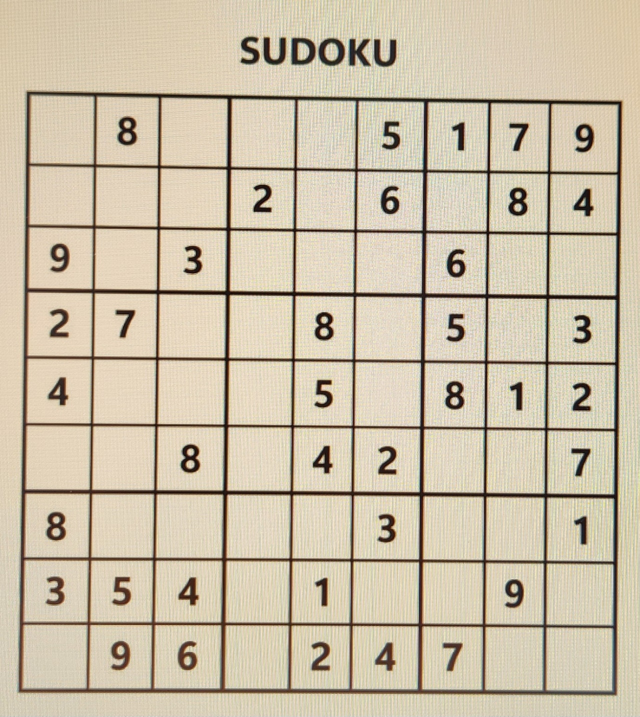
#> input picture Method Image Matching/dummy_input/PH_LINK1.jpg, 1279 x 1433 px (shown at 1/2 size)
$ jupyter execute SUDOKU_SIFT_GRAYSCALE.ipynb
#> lines starting #> are read from the running program, lines starting #| are printed output that depends on the picture; after the words box and inside, x2 and y2 are one past the last pixel; in counts of white or black regions, pixels touching at a corner belong together
[cell 1]
import cv2, os
import matplotlib.pyplot as plt
import numpy as np
import tensorflow
import pytesseract

[cell 2]
def bgr2rgb(image):
    image = cv2.cvtColor(image, cv2.COLOR_BGR2RGB)
    return image

[cell 3]
# FILE_PATH ='./dummy_input/Screenshot 2024-12-06 212932.png'
FILE_PATH = './dummy_input/PH_LINK1.jpg'
# [4 lines of commented-out code are left out]
image = cv2.imread(FILE_PATH)
#> image is the input picture: shape (1433, 1279, 3); mean B, G, R 168.4, 191.2, 203.2
# image = cv2.resize(image, (1000, 1000))
plt.imshow(bgr2rgb(image))
plt.xticks([])
plt.yticks([])
plt.show()

[cell 4]
# Grayscale Sudoku Image
gray_image = cv2.cvtColor(image, cv2.COLOR_BGR2GRAY)
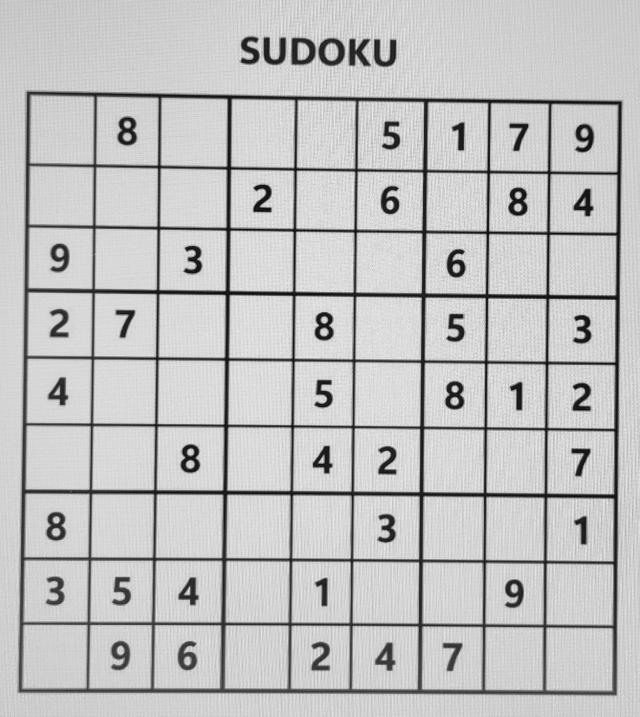
#> gray_image: shape (1433, 1279) (shown at 1/2 size); min 6, max 251, mean 192.2
plt.imshow(gray_image, cmap='gray')
plt.xticks([])
plt.yticks([])
plt.show()

[cell 5]
# Blur it and then make it Black n White
blur_gray_image = cv2.GaussianBlur(gray_image, (5, 5), 1)
# thresh_image = cv2.adaptiveThreshold(gray_image, 255, cv2.ADAPTIVE_THRESH_MEAN_C, cv2.THRESH_BINARY_INV, 15, 7)
thresh_image = cv2.adaptiveThreshold(gray_image, 255, cv2.ADAPTIVE_THRESH_GAUSSIAN_C, cv2.THRESH_BINARY_INV, 15, 7)
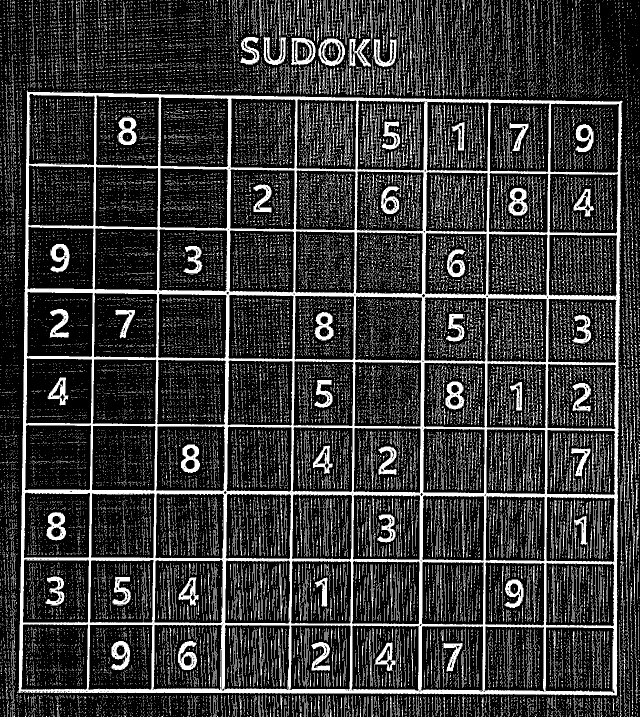
#> thresh_image: shape (1433, 1279) (shown at 1/2 size); 21.6% white; 45233 white regions (43394 under 20 px), largest, box (x1, y1, x2, y2) and area: (37, 181, 1245, 1391) 135580, (582, 76, 631, 131) 1254, (637, 77, 690, 132) 1247
# _, thresh_image = cv2.threshold(blur_gray_image, 200, 255, cv2.THRESH_BINARY_INV)
plt.imshow(thresh_image, cmap='gray')
plt.xticks([])
plt.yticks([])
plt.show()

[cell 6]
# make the line thicker
kernel = np.array([[0, 1, 0],
                   [1, 1, 1],
                   [0, 1, 0]], dtype=np.uint8)

dilated_image = cv2.dilate(thresh_image, kernel, iterations=1)
#> dilated_image: shape (1433, 1279); 47.4% white; 7708 white regions (4762 under 20 px)
plt.imshow(dilated_image, cmap='gray')
plt.xticks([])
plt.yticks([])
plt.show()

[cell 7]
# Locate sudoku
contours, _ = cv2.findContours(dilated_image, cv2.RETR_EXTERNAL, cv2.CHAIN_APPROX_SIMPLE)
#> contours = 2432 contours, 1899 with area under 20; largest, box (x1, y1, x2, y2) and area: (0, 0, 1246, 1433) 1450228, (1231, 485, 1279, 1433) 15273, (659, 0, 777, 192) 11377, (474, 0, 594, 187) 8920, (581, 0, 685, 190) 8069

largest_contour = max(contours, key=cv2.contourArea)
#> largest_contour = contour of 5320 points, box (x1, y1, x2, y2) (0, 0, 1246, 1433), area 1450228

contour_image = cv2.cvtColor(dilated_image, cv2.COLOR_GRAY2BGR)
#> contour_image: shape (1433, 1279, 3); 47.4% white; 7708 white regions (4762 under 20 px), largest, box (x1, y1, x2, y2) and area: (0, 0, 1246, 1433) 223462, (1231, 485, 1279, 1433) 15251, (659, 0, 777, 192) 10389
cv2.drawContours(contour_image, [largest_contour], -1, (0, 255, 0), 3)
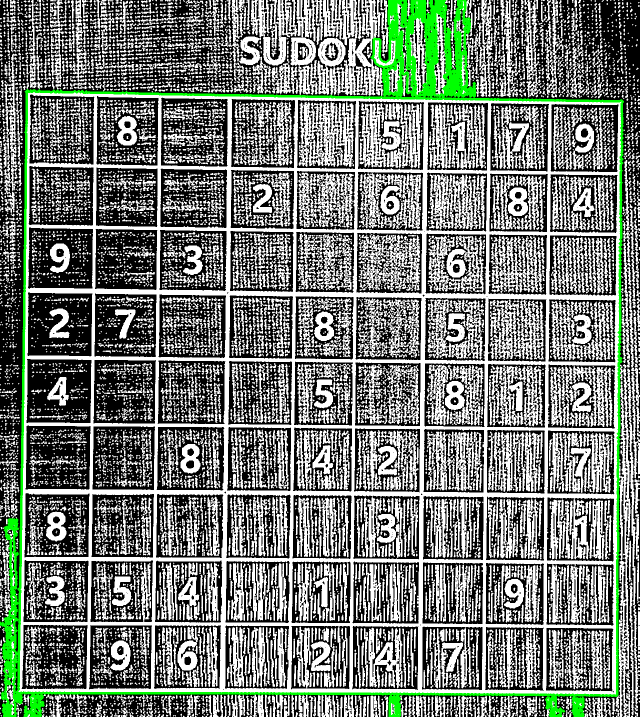
#> contour_image: shape (1433, 1279, 3) (shown at 1/2 size); mean B, G, R 116.4, 124.1, 116.4

plt.imshow(contour_image)
plt.xticks([])
plt.yticks([])
plt.show()

[cell 8]
# Fix the perspective of the sudoku
epsilon = 0.02 * cv2.arcLength(largest_contour, True)
#> epsilon = 291.5
approx = cv2.approxPolyDP(largest_contour, epsilon, True)
#> approx = [[1245, 202], [54, 180], [8, 1432], [1233, 1391]]

pts = approx.reshape(4, 2)
#> pts = [[1245, 202], [54, 180], [8, 1432], [1233, 1391]]

rect = np.zeros((4, 2), dtype="float32")
s = pts.sum(axis=1)
#> s = [1447, 234, 1440, 2624]
rect[0] = pts[np.argmin(s)]
rect[2] = pts[np.argmax(s)]
diff = np.diff(pts, axis=1)
#> diff = [-1043, 126, 1424, 158]
rect[1] = pts[np.argmin(diff)]
rect[3] = pts[np.argmax(diff)]

width = 450
height = 450
dst = np.array([[0, 0], [width, 0], [width, height], [0, height]], dtype="float32")

M = cv2.getPerspectiveTransform(rect, dst)
warped_image = cv2.warpPerspective(image, M, (width, height))
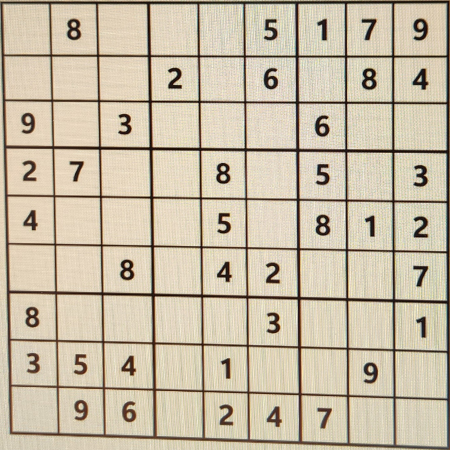
#> warped_image: shape (450, 450, 3); mean B, G, R 166.4, 188.6, 200.5

plt.imshow(warped_image, cmap='gray')
plt.xticks([])
plt.yticks([])
plt.show()

[cell 9]
# Split it into 81 image where's each image contain 1 cell from the grid
def splitBoxes(img):
    rows = np.vsplit(img,9)
    boxes=[]
    for r in rows:
        cols= np.hsplit(r,9)
        for box in cols:
            boxes.append(box)
    return boxes

boxes = splitBoxes(warped_image)
#> in splitBoxes, `rows = np.vsplit(img,9)`: rows = 9 items
#> the loop in splitBoxes, `for r in rows:` made 9 passes
#> after the loop in splitBoxes, `for r in rows:`: boxes = 81 items
#> boxes = 81 items

for i in range(len(boxes)):
    plt.subplot(9, 9, i + 1)
    plt.imshow(boxes[i], cmap='gray')
    plt.xticks([])
    plt.yticks([])
#> this loop made 81 passes
plt.show()

[cell 10]
# Preprocess each image in boxes
w, h = 150, 150

processed_boxes = []

for i in range(len(boxes)):
    target_image = boxes[i]
    gray_target = cv2.cvtColor(target_image, cv2.COLOR_BGR2GRAY)
    gray_target = cv2.resize(gray_target, (w, h))
    processed_boxes.append(gray_target)
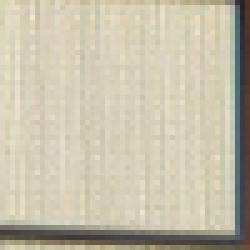
#> target_image: shape (50, 50, 3) (shown 5 times larger); mean of channels 0, 1, 2 170.8, 191.6, 198.2; drawn as B, G, R
#> after the loop, processed_boxes = 81 items

plt.figure(figsize=(8, 10))
for i in range(len(processed_boxes)):
    plt.subplot(9, 9, i + 1)
    plt.imshow(processed_boxes[i], cmap='gray')
    plt.title(i)
    plt.axis('off')

plt.show()
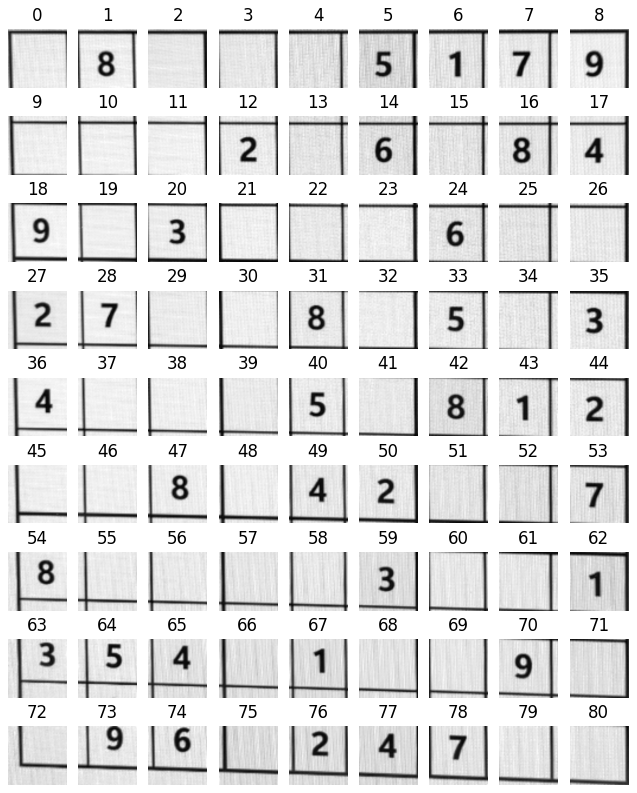
#> figure drawn by matplotlib, 81 panels

[cell 11]
target_image = processed_boxes[78]
#> target_image: shape (150, 150)

plt.imshow(target_image, cmap='gray')
plt.xticks([])
plt.yticks([])
plt.show()

print(target_image.shape)
#| (150, 150)

[cell 12]
def has_black_pixel(image, center_size=50, threshold=40, pixel_count_threshold=50):
    height, width = image.shape
    center_x, center_y = width // 2, height // 2
    half_size = center_size // 2
    center_area = image[center_y - half_size:center_y + half_size, center_x - half_size:center_x + half_size]
    black_pixels = np.sum(center_area < threshold)
    if black_pixels > pixel_count_threshold:
        return True, center_area
    return False, center_area

# Define file path for dataset
FILE_PATH = './Dataset_150'

# Resize and preprocess target image
target_image = cv2.resize(target_image, (150, 150))
target_image = cv2.GaussianBlur(target_image, (5, 5), 0)
clahe = cv2.createCLAHE(clipLimit=2.0, tileGridSize=(8, 8))
target_image = clahe.apply(target_image)

# Check if there are black pixels in the center
is_num, center_area = has_black_pixel(target_image, center_size=50, threshold=50, pixel_count_threshold=10)
#> in has_black_pixel, `black_pixels = np.sum(center_area < threshold)`: black_pixels = 100
#> is_num = True

# Visualize the center area
if is_num:
    print("Number detected (black pixels in the center area).")
else:
    print("Blank image detected (no significant black pixels in the center area).")

# Highlight the area being checked (center region)
height, width = target_image.shape
#> height = 150; width = 150
center_x, center_y = width // 2, height // 2
#> center_x = 75; center_y = 75
center_size = 50  # Size of the area to highlight
half_size = center_size // 2

# Draw a rectangle around the center area
image_with_rectangle = target_image.copy()
cv2.rectangle(image_with_rectangle,
              (center_x - half_size, center_y - half_size),
              (center_x + half_size, center_y + half_size),
              (255, 0, 0), 2)  # Red rectangle
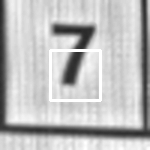
#> image_with_rectangle: shape (150, 150); min 37, max 255, mean 190.2

# Show the image with the highlighted area
plt.imshow(image_with_rectangle, cmap='gray')
plt.title("Image with Center Area Highlighted")
plt.show()

# Main logic if the image is not blank (i.e., it has a number)
if is_num:
    # Initialize SIFT detector
    sift = cv2.SIFT_create(nfeatures=8000, contrastThreshold=0.03, edgeThreshold=10, sigma=1.6)

    # Detect keypoints and descriptors in target image
    target_keypoints, target_descriptors = sift.detectAndCompute(target_image, None)
#> target_keypoints = 44 keypoints; strongest (x, y, size): (70, 76, 11.4), (60, 29, 9.5), (85, 33, 12.2), (72, 40, 8.2)

    # Initialize BFMatcher for SIFT
    bf = cv2.BFMatcher(cv2.NORM_L2, crossCheck=False)

    # Tracking best match
    best_match_score = 0
    best_match_data = {}

    # Process dataset images
    for sub in os.listdir(FILE_PATH):
        sub_path = os.path.join(FILE_PATH, sub)
        for image_path in os.listdir(sub_path):
            img_path = os.path.join(sub_path, image_path)

            # Load and preprocess dataset image
            image_data = cv2.imread(img_path, cv2.IMREAD_GRAYSCALE)
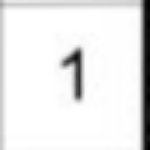
#> input picture Method Image Matching/Dataset_150/1/00270_6.png, 150 x 150 px
#> image_data is the input picture: shape (150, 150); min 0, max 255, mean 233.9
            image_data = cv2.resize(image_data, (150, 150))
            image_data = cv2.GaussianBlur(image_data, (5, 5), 0)
            image_data = clahe.apply(image_data)

            # Detect keypoints and descriptors in dataset image
            img_keypoints, img_descriptors = sift.detectAndCompute(image_data, None)
#> img_keypoints = 11 keypoints; strongest (x, y, size): (75, 58, 10.6), (78, 92, 8.7), (135, 14, 10.6), (70, 70, 6.3)

            if img_descriptors is None:
                continue

            # Match descriptors using BFMatcher
            matches = bf.knnMatch(target_descriptors, img_descriptors, k=2)
#> matches = 44 matches

            # Lowe's ratio test
            good_matches = [m for m, n in matches if m.distance < 0.6 * n.distance]
#> good_matches = 3 matches

            # Filter matches using RANSAC
            if len(good_matches) >= 8:
                src_pts = np.float32([target_keypoints[m.queryIdx].pt for m in good_matches]).reshape(-1, 1, 2)
                dst_pts = np.float32([img_keypoints[m.trainIdx].pt for m in good_matches]).reshape(-1, 1, 2)

                M, mask = cv2.findHomography(src_pts, dst_pts, cv2.RANSAC, 5.0)
                good_matches = [good_matches[i] for i in range(len(mask)) if mask[i]]

            # Update best match
            current_match_score = len(good_matches)
#> current_match_score = 3
            if current_match_score > best_match_score:
                best_match_score = current_match_score
#> best_match_score = 3
                best_match_data = {
                    'image_data': image_data,
                    'keypoints': img_keypoints,
                    'matches': good_matches
                }

    # Visualize result
    if best_match_data:
        result_image = cv2.drawMatches(
            target_image,
            target_keypoints,
            best_match_data['image_data'],
            best_match_data['keypoints'],
            best_match_data['matches'],
            None,
            flags=cv2.DrawMatchesFlags_NOT_DRAW_SINGLE_POINTS
        )
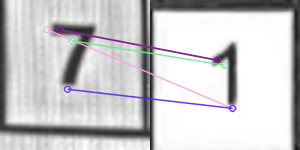
#> result_image: shape (150, 300, 3); mean B, G, R 203.6, 201.8, 202.6

        plt.figure(figsize=(12, 8))
        plt.imshow(result_image)
        plt.xticks([])  # Remove x-axis ticks
        plt.yticks([])  # Remove y-axis ticks
        plt.title(f"Best Match (Score: {best_match_score})")
        plt.show()

    else:
        print("No suitable match found!")
else:
    print("Blank image detected")

[cell 13]
def has_black_pixel(image, center_size=50, threshold=40, pixel_count_threshold=50):
    height, width = image.shape
    center_x, center_y = width // 2, height // 2
    half_size = center_size // 2
    center_area = image[center_y - half_size:center_y + half_size, center_x - half_size:center_x + half_size]
    black_pixels = np.sum(center_area < threshold)
    if black_pixels > pixel_count_threshold:
        return True
    return False

sift = cv2.SIFT_create(nfeatures=5000, contrastThreshold=0.04, edgeThreshold=10)

bf = cv2.BFMatcher(cv2.NORM_L2, crossCheck=False)
result_matrix = np.zeros((9, 9), dtype=int)

for i, target_image in enumerate(processed_boxes):
    row = i // 9
#> row = 0
    col = i % 9
#> col = 0

    target_image = cv2.resize(target_image, (150, 150))
    target_image = cv2.GaussianBlur(target_image, (5, 5), 0)
    clahe = cv2.createCLAHE(clipLimit=2.0, tileGridSize=(8, 8))
    target_image = clahe.apply(target_image)

    is_num = has_black_pixel(target_image, center_size=50, threshold=50, pixel_count_threshold=10)
#> in has_black_pixel, `center_area = image[center_y - half_size:center_y + half_size, center_..`:
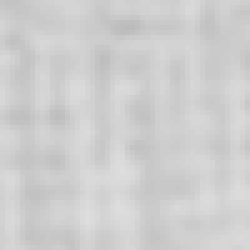
#> center_area: shape (50, 50) (shown 5 times larger); min 187, max 221, mean 206.3
#> is_num = False

    if not is_num:
        print(f"index {i} Skipped")
#| index 0 Skipped
        result_matrix[row, col] = 0
        continue

    target_keypoints, target_descriptors = sift.detectAndCompute(target_image, None)

    if target_descriptors is None:
        result_matrix[row, col] = 0
        continue

    best_match_score = 0
    best_match_label = None

    for sub in os.listdir(FILE_PATH):
        sub_path = os.path.join(FILE_PATH, sub)
        for image_path in os.listdir(sub_path):
            img_path = os.path.join(sub_path, image_path)

            image_data = cv2.imread(img_path, cv2.IMREAD_GRAYSCALE)
            image_data = cv2.resize(image_data, (150, 150))
            image_data = cv2.GaussianBlur(image_data, (5, 5), 0)
            image_data = clahe.apply(image_data)

            img_keypoints, img_descriptors = sift.detectAndCompute(image_data, None)

            if img_descriptors is None:
                continue

            matches = bf.knnMatch(target_descriptors, img_descriptors, k=2)

            good_matches = [m for m, n in matches if m.distance < 0.6 * n.distance]

            if len(good_matches) >= 8:
                src_pts = np.float32([target_keypoints[m.queryIdx].pt for m in good_matches]).reshape(-1, 1, 2)
                dst_pts = np.float32([img_keypoints[m.trainIdx].pt for m in good_matches]).reshape(-1, 1, 2)

                M, mask = cv2.findHomography(src_pts, dst_pts, cv2.RANSAC, 5.0)
                good_matches = [good_matches[i] for i in range(len(mask)) if mask[i]]

            current_match_score = len(good_matches)
            if current_match_score > best_match_score:
                best_match_score = current_match_score
                best_match_label = sub

    if best_match_score > 0:
        result_matrix[row, col] = int(best_match_label)
    else:
        result_matrix[row, col] = 0

print("\nResult Matrix:")
print(result_matrix)

[cell 14]
sudoku_matrix = result_matrix

def is_valid_move(matrix, row, col, num):
    if num in matrix[row]:
        return False
    if num in matrix[:, col]:
        return False
    start_row, start_col = 3 * (row // 3), 3 * (col // 3)
    if num in matrix[start_row:start_row + 3, start_col:start_col + 3]:
        return False
    return True

def solve_sudoku(matrix):
    for row in range(9):
        for col in range(9):
            if matrix[row, col] == 0:
                for num in range(1, 10):
                    if is_valid_move(matrix, row, col, num):
                        matrix[row, col] = num
                        if solve_sudoku(matrix):
                            return True
                        matrix[row, col] = 0
                return False
    return True

original_matrix = sudoku_matrix.copy()

if solve_sudoku(sudoku_matrix):
    print("Sudoku Solved:")
else:
    print("No solution exists")

print("Answer Matrix:")
print(sudoku_matrix)
#| [[2 1 3 4 5 1 1 1 1]
#|  [4 5 6 1 2 7 3 8 1]
#|  [7 8 1 3 6 9 1 2 4]
#|  [1 1 2 5 1 3 1 4 1]
#|  [1 3 4 2 1 6 1 1 1]
#|  [5 6 7 8 1 1 2 3 1]
#|  [3 2 5 6 4 1 7 9 1]
#|  [6 1 1 7 1 2 4 1 3]
#|  [8 4 1 9 1 1 1 5 2]]
